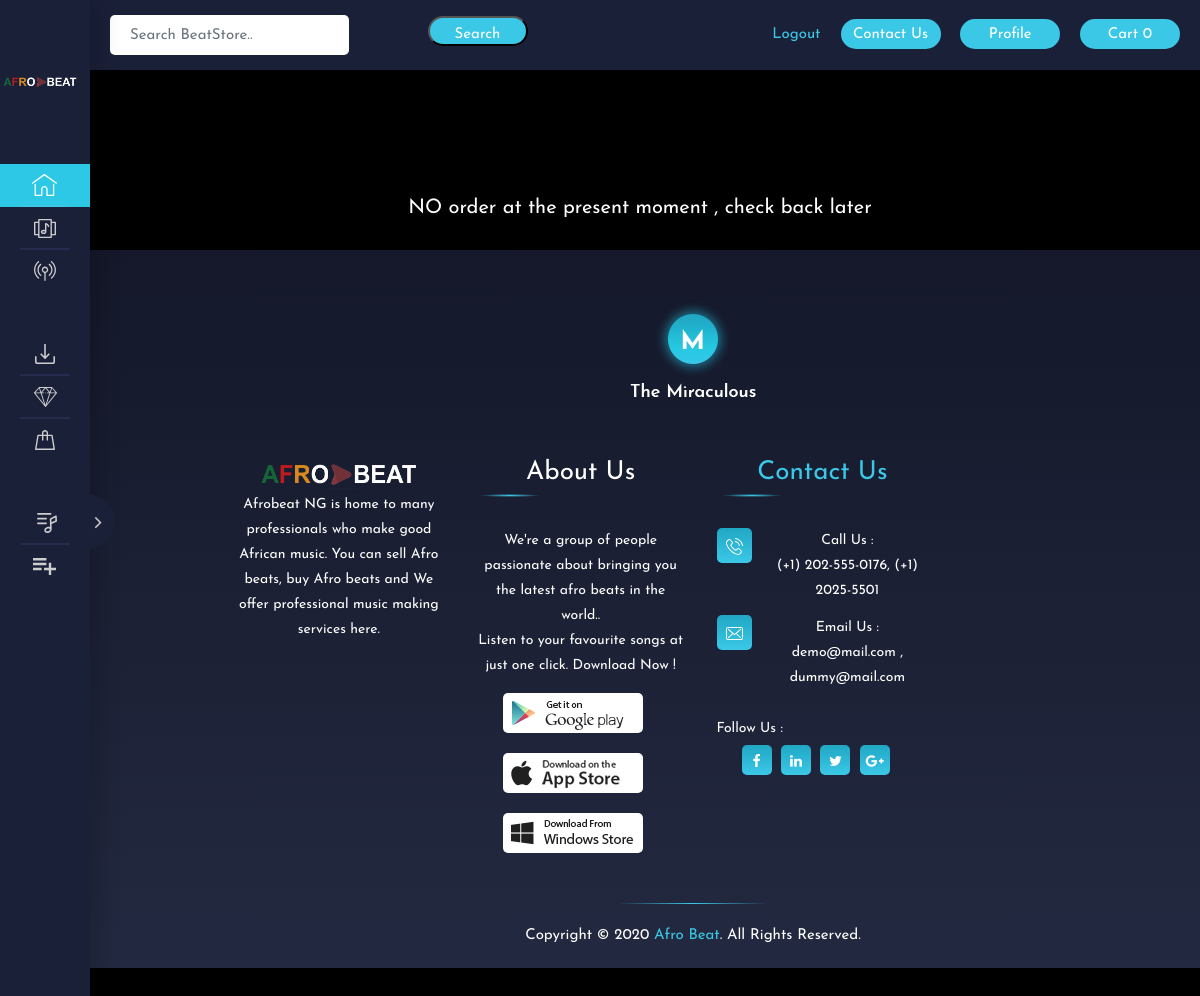
The page /contact-orders/ (signed in) on the database as committed earlier.
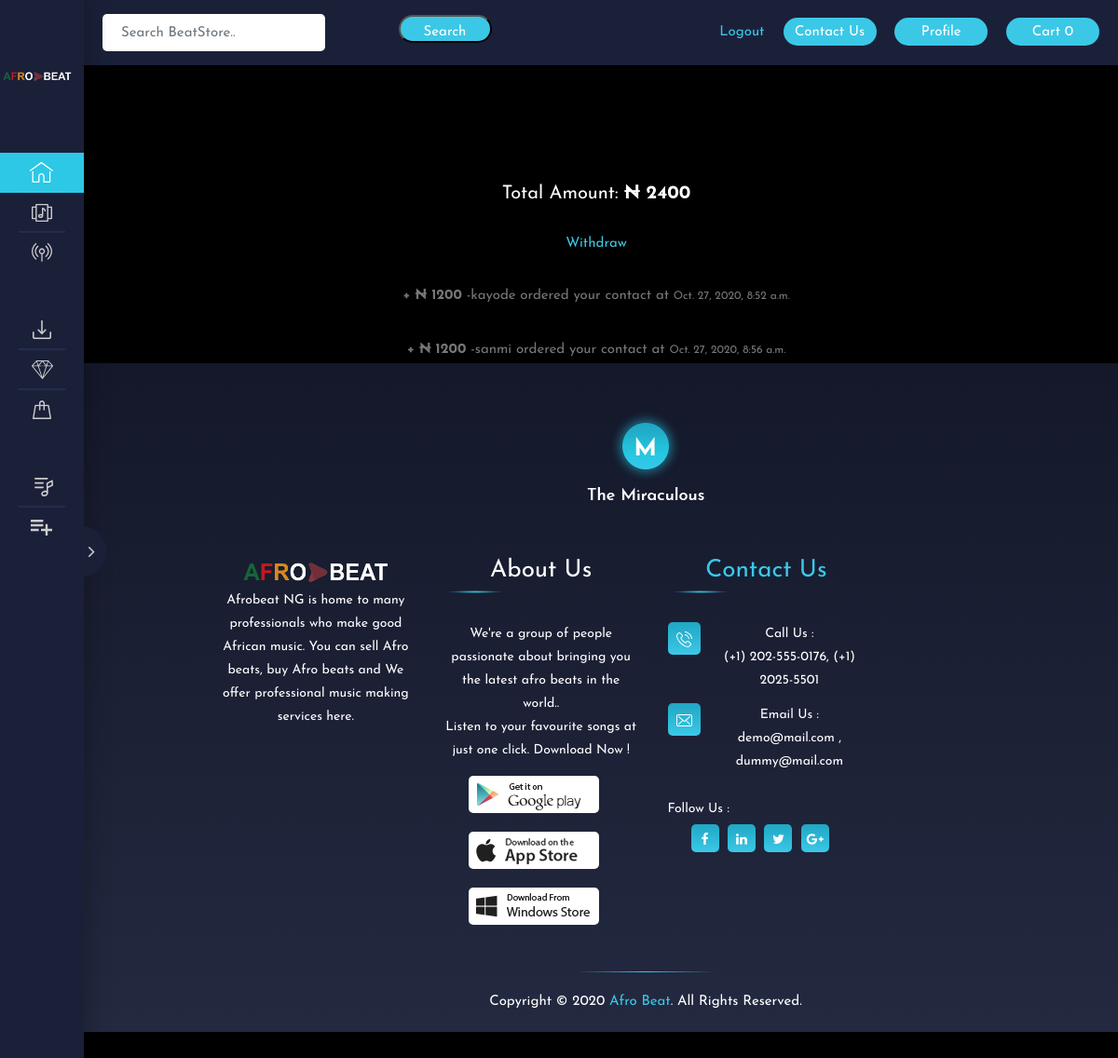
The same page on the database as committed later.
### core/models.py (models this page shows, shortened)
class Order(models.Model):
    user = models.ForeignKey(settings.AUTH_USER_MODEL,
                             on_delete=models.CASCADE)
    ref_code = models.CharField(max_length=20, blank=True, null=True)
    beat = models.ManyToManyField(OrderBeat)
    start_date = models.DateTimeField(auto_now_add=True)
    ordered_date = models.DateTimeField()
    ordered = models.BooleanField(default=False)
    payment = models.ForeignKey(
        'Payment', on_delete=models.SET_NULL, blank=True, null=True)
    being_delivered = models.BooleanField(default=False)
    received = models.BooleanField(default=False)
    refund_requested = models.BooleanField(default=False)
    refund_granted = models.BooleanField(default=False)

class OrderContactProf(models.Model):
    user = models.ForeignKey(User, default=1, null=True, on_delete=models.SET_NULL)
    ordered = models.BooleanField(default=False)
    contact = models.ForeignKey(ContactProf, on_delete=models.CASCADE)
    timestamp = models.DateTimeField(auto_now_add=True)

class ContactProf(models.Model):
    user = models.OneToOneField(
        settings.AUTH_USER_MODEL, on_delete=models.CASCADE)
    price = models.IntegerField()
    company_name = models.CharField(max_length=100, blank=True)
    timestamp = models.DateTimeField(auto_now_add=True)
    def __str__(self):
        return self.user.username

### core/views.py (the view)
# urls.py: path('contact-orders/', views.contact_orders, name='conatct-orders'),
@login_required
def contact_orders(request):
	try:
	    contact = ContactProf.objects.get(user=request.user)
	    con = ContactProf.objects.filter(user=request.user)
	    for a in con:
	        cont = a
	        print(cont,'-------------')
	    contact = OrderContactProf.objects.filter(Q(ordered=True) & Q(contact=cont))
	    total = 0
	    for a in contact:
	        total += a.contact.price
	    print(total)
	    try:
	        contactcash = ContactCash.objects.get(user=request.user)
	        cash_for_me = ContactCash.objects.filter(user=request.user)
	        for a in cash_for_me:
	            mine = a.cash
	        context = {'contact': contact, 'total': mine}
	        return render(request, 'core/contact_orders.html', context)
	    except ContactCash.DoesNotExist:
	        obj_ref = ContactCash(user=request.user)
	        obj_ref = ContactCash.objects.create(user=request.user, cash=total)
	        context = {'contact': contact}
	        return render(request, 'core/contact_orders.html', context)
	except ContactProf.DoesNotExist:
		message = "Your contact is not for sale, go to profile to set it if interested"
		context = {'message': message}
		return render(request, 'core/contact_orders.html', context)

### core/templatetags/cart_templates_tag.py (called while the page is built)
@register.filter
def cart_item_count(user):
    if user.is_authenticated:
        qs = Order.objects.filter(user=user, ordered=False)
        if qs.exists():
            return qs[0].beat.count()
    return 0

### core/templates/core/contact_orders.html (shortened to what this page needs)
{% extends 'core/base.html' %}
{% block content %}
<br>
<br>
<br>
<br>
<div class="ms_profile_wrapper">
    <div class="container">
        {% if contact %}
            <div style="padding-top: 40px" class="container"><h1 style="font-size: 20px">Total Amount: <b>&#8358 {{ total }}</b></h1> <p><a href="/withdraw-contact/">Withdraw</a></p>
            </div>
            {% for obj in contact %}
        <div class="card-body">
                    <p style="padding-top: 30px"><b>+ &#8358 {{ obj.contact.price}} </b> -{{ obj.user }} ordered your contact at <small>{{ obj.timestamp }}</small></p>
        </div>
            {% endfor %}
        {% else %}
            <div style="padding-top: 40px" class="container"><h1 style="font-size: 20px">NO order at the present moment , check back later</b></h1> </div>
        {% endif %}
    </div>
{% endblock %}

### core/templates/core/base.html (shortened to what this page needs)
{% load static %}
{% load cart_templates_tag %}
<!DOCTYPE html>
<html lang="en">
<head>
    <link rel="stylesheet" href="https://cdnjs.cloudflare.com/ajax/libs/font-awesome/5.15.1/css/fontawesome.min.css" />
    <link rel="stylesheet" type="text/css" href="{% static 'core/css/open-iconic-bootstrap.min.css' %}">
    <link rel="stylesheet" type="text/css" href="{% static 'core/css/fonts.css' %}">
    <link rel="stylesheet" type="text/css" href="{% static 'core/css/bootstrap.css' %}">
    <link rel="stylesheet" type="text/css" href="{% static 'core/css/font-awesome.min.css' %}">
    <link rel="stylesheet" type="text/css" href="{% static 'core/js/plugins/swiper/css/swiper.min.css' %}">
    <link rel="stylesheet" type="text/css" href="{% static 'core/js/plugins/nice_select/nice-select.css' %}">
    <link rel="stylesheet" type="text/css" href="{% static 'core/js/plugins/player/volume.css' %}">
    <link rel="stylesheet" type="text/css" href="{% static 'core/js/plugins/scroll/jquery.mCustomScrollbar.css' %}">
    <link rel="stylesheet" type="text/css" href="{% static 'core/css/style.css' %}">
</head>
<body>
    <div class="ms_main_wrapper">
        <div class="ms_sidemenu_wrapper">
            <div class="ms_nav_close">
                <i class="fa fa-angle-right" aria-hidden="true"></i>
            </div>
            <div class="ms_sidemenu_inner">
                <div class="ms_logo_inner">
                    <div class="ms_logo">
                        <a href="/"><img style="width: 100%" src="{% static 'core/images/artist/afbc.png' %}" alt=""></a>
                    </div>
                </div>
                </div>
                <div class="ms_nav_wrapper">
                    <ul>
                        <li><a href="/" class="active" title="Home">
                        <span class="nav_icon">
                            <span class="icon icon_discover"></span>
                        </span>
                        </a>
                        </li>
                        <li><a href="/my-beats" title="My Beats">
                        <span class="nav_icon">
                            <span class="icon icon_albums"></span>
                        </span>
                        </a>
                        </li>
                        <li><a href="/get-contacts" title="Get Contacts">
                        <span class="nav_icon">
                            <span class="icon icon_station"></span>
                        </span>
                        </a>
                        </li>
                    </ul>
                    <ul class="nav_downloads">
                        <li><a href="/my-orders" title="My Orders">
                        <span class="nav_icon">
                            <span class="icon icon_download"></span>
                        </span>
                        </a>
                        </li>
                        <li><a href="/contact-orders" title="Contact Orders">
                        <span class="nav_icon">
                            <span class="icon icon_tracks"></span>
                        </span>
                        </a>
                        </li>
                        <li><a href="/purchased" title="Purchased">
                        <span class="nav_icon">
                            <span class="icon icon_purchased"></span>
                        </span>
                        </a>
                        </li>
                    </ul>
                    <ul class="nav_playlist">
                        {% if request.user.is_authenticated and request.user.is_staff %}
                            <li><a href="/admin-list" title="All Beats">
                            <span class="nav_icon">
                                <span class="icon icon_fe_playlist"></span>
                            </span>
                            </a>
                            </li>
                        {% endif %}
                        <li><a href="/upload-beat" title="Upload Beat">
                        <span class="nav_icon">
                            <span class="icon icon_c_playlist"></span>
                        </span>
                        </a>
                        </li>
                    </ul>
                </div>
            </div>
        </div>
        <div class="ms_header">
            <div class="ms_top_left">
                <div class="ms_top_search">
                    <form class="form-inline" method='GET' action="/search" autocomplete="off">
                        <input type="text" class="form-control" name='q' id="q" value="{{ request.GET.q }}"placeholder="Search BeatStore..">
                </div>
                <div class="ms_top_trend">
                    <button type="submit" class="ms_btn">Search</button>
                </div>
            </div>
            <div class="ms_top_right">
                {% if request.user.is_authenticated %}
                <div class="ms_top_lang">
                    <a href="/logout/"><span data-toggle="modal" data-target="#lang_modal">Logout </span></a>
                </div>
                <div class="ms_top_btn">
                    <a href="/contact-us/" class="ms_btn reg_btn"><span>Contact Us</span></a>
                    <a href="/profile/" class="ms_btn reg_btn"><span>Profile</span></a>
                    <a href="/order-summary/" class="ms_btn reg_btn"><span>Cart {{ request.user|cart_item_count }}</span></a>
                 </div>
                {% else %}
                <div class="ms_top_btn">
                    <a href="/contact-us/" class="ms_btn reg_btn"><span>Contact Us</span></a>
                    <a href="/signup" class="ms_btn reg_btn" ><span>register</span></a>
                    <a href="/login" class="ms_btn login_btn"><span>login</span></a>
                 </div>
                 {% endif %}
            </div>
        </div>
        {% block content %}
        {% endblock %}
        <div class="ms_footer_wrapper">
            <div class="ms_footer_logo">
                <a href="index.html"><img src="images/open_logo.png" alt=""></a>
            </div>
            <div class="ms_footer_inner">
                <div class="row">
                    <div class="col-lg-3 col-md-6">
                        <div class="footer_box">
                            <img style="width: 80%" src="{% static 'core/images/artist/afbc.png' %}" alt="">
                            <p>Afrobeat NG is home to many professionals who make good African music. You can sell Afro beats, buy Afro beats and We offer professional music making services here.</p>
                        </div>
                    </div>
                    <div class="col-lg-3 col-md-6">
                        <div class="footer_box footer_app">
                            <h1 class="footer_title">About Us</h1>
                            <p>We're a group of people passionate about bringing you the latest afro beats in the world..<br> Listen to your favourite songs at just one click. Download Now !</p>
                            <a href="#" class="foo_app_btn"><img src="images/google_play.jpg" alt="" class="img-fluid"></a>
                            <a href="#" class="foo_app_btn"><img src="images/app_store.jpg" alt="" class="img-fluid"></a>
                            <a href="#" class="foo_app_btn"><img src="images/windows.jpg" alt="" class="img-fluid"></a>
                        </div>
                    </div>
                     <div class="col-lg-3 col-md-6">
                        <div class="footer_box footer_contacts">
                            <h1 class="footer_title"><a href="/contact-us">contact us</h1></a>
                            <ul class="foo_con_info">
                                <li>
                                    <div class="foo_con_icon">
                                        <img src="images/svg/phone.svg" alt="">
                                    </div>
                                    <div class="foo_con_data">
                                        <span class="con-title">Call us :</span>
                                        <span>(+1) 202-555-0176, (+1) 2025-5501</span>
                                    </div>
                                </li>
                                <li>
                                    <div class="foo_con_icon">
                                        <img src="images/svg/message.svg" alt="">
                                    </div>
                                    <div class="foo_con_data">
                                        <span class="con-title">email us :</span>
                                        <span><a href="#">demo@mail.com </a>, <a href="#">dummy@mail.com</a></span>
                                    </div>
                                </li>
                            </ul>
                            <div class="foo_sharing">
                                <div class="share_title">follow us :</div>
                                <ul>
                                    <li><a href="#"><i class="fa fa-facebook" aria-hidden="true"></i></a></li>
                                    <li><a href="#"><i class="fa fa-linkedin" aria-hidden="true"></i></a></li>
                                    <li><a href="#"><i class="fa fa-twitter" aria-hidden="true"></i></a></li>
                                    <li><a href="#"><i class="fa fa-google-plus" aria-hidden="true"></i></a></li>
                                </ul>
                            </div>
                        </div>
                    </div>
                </div>
            </div>
            <div class="col-lg-12">
                <div class="ms_copyright">
                    <div class="footer_border"></div>
                    <p>Copyright &copy; 2020 <a href="#">Afro Beat</a>. All Rights Reserved.</p>
                </div>
            </div>
        </div>
</body>
</html>

Rows that differ between the two databases and show on the page:
added OrderContactProf: contact.price "1200", user "kayode", timestamp "Oct. 27, 2020, 8:52 a.m."
added OrderContactProf: contact.price "1200", user "sanmi", timestamp "Oct. 27, 2020, 8:56 a.m."
Other text that changed with them:
{{ total }}: (not shown) → "2400"
text no longer shown: "NO order at the present moment , check back later"
text now shown: "Total Amount: ₦ Withdraw"
